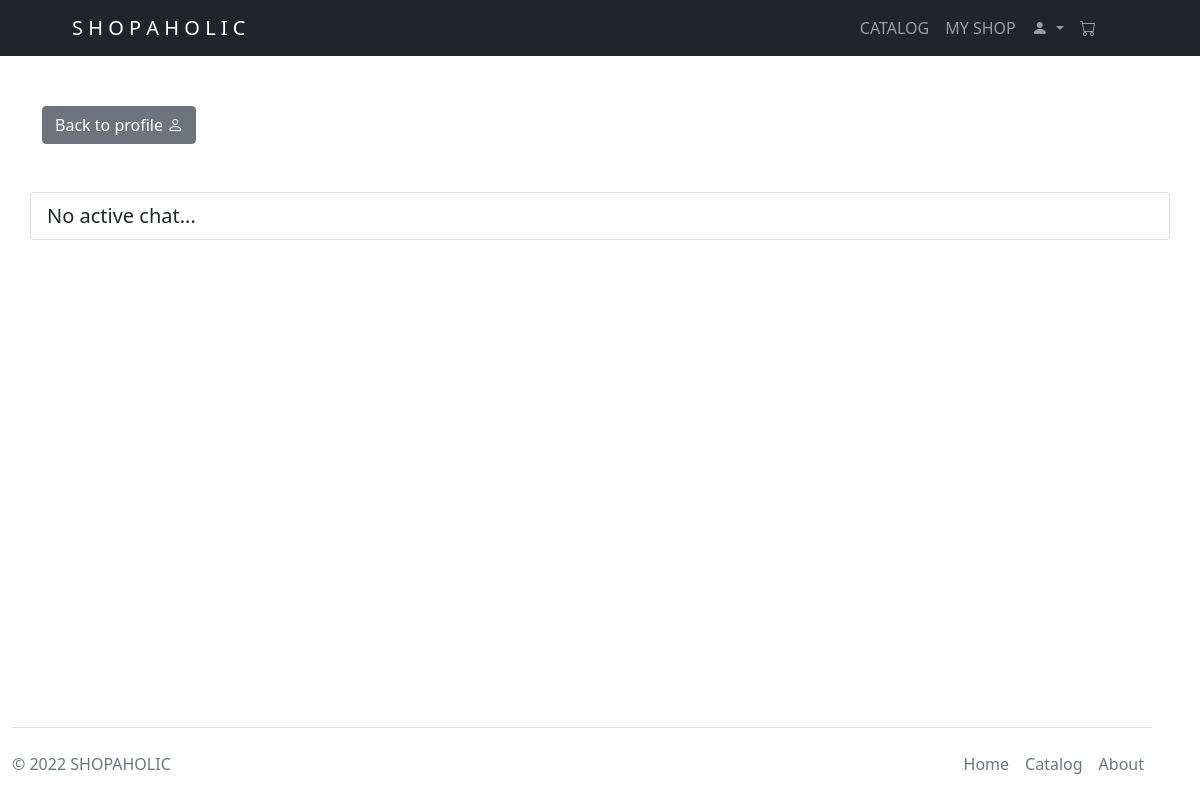
Page /profile/chats (signed in) on the earlier database version.
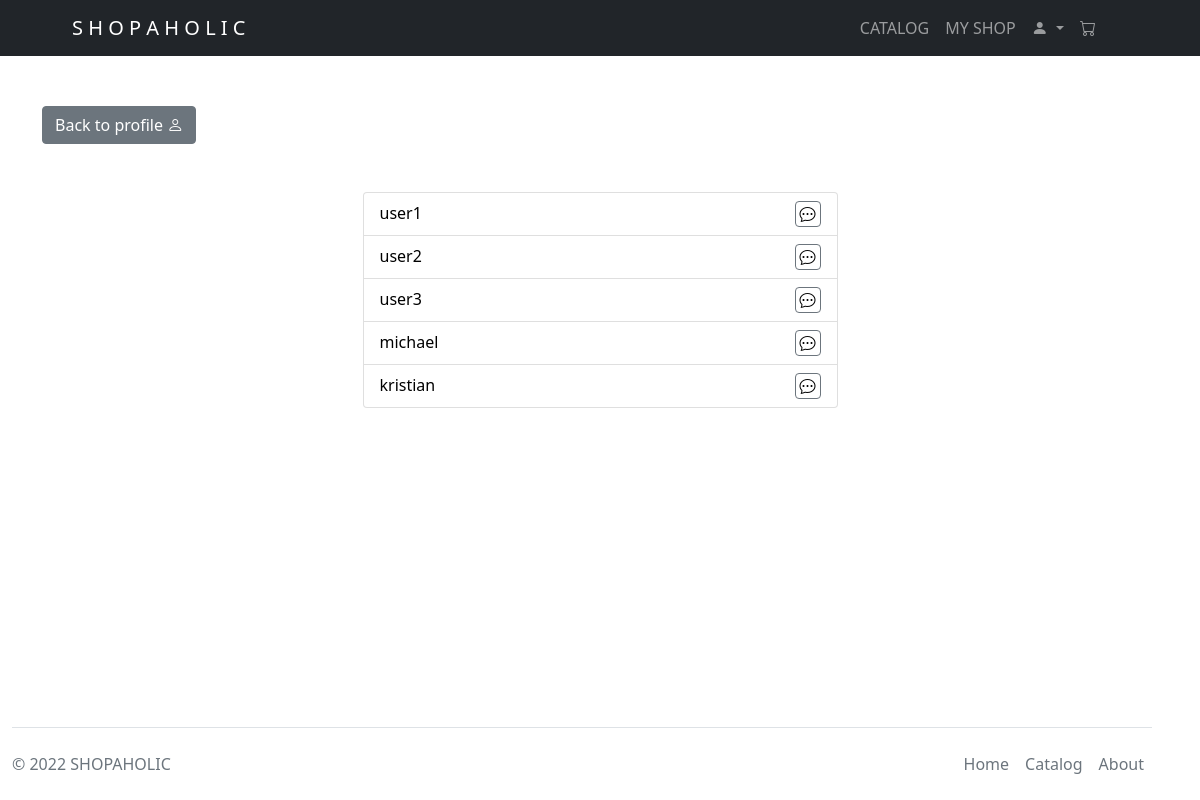
Same page on the later database version.
### sso/models.py (models this page shows)
class User(AbstractUser):
    TIER = [
        ("T4", "Banned User"),
        ("T3", "Standard User"),
        ("T2", "Member User"),
        ("T1", "Administrator")
    ]
    tier = models.CharField(max_length=2, choices=TIER, default="T3")
    def __str__(self):
        return self.username

### userprofile/views.py (the view)
# urls.py: path("chats", AllChat.as_view(), name="chats"),
@method_decorator([login_required(login_url=LOGIN_URL)], name="dispatch")
class AllChat(TemplateView):
    template_name = "profile/allchat.html"
    def get_context_data(self, **kwargs):
        context = super().get_context_data(**kwargs)
        context["chats"] = []
        for chat in Chat.objects.filter(Q(user1=self.request.user) |
                                        Q(user2=self.request.user)):
            context["chats"].append(chat.serialize(self.request.user))
        return context

### userprofile/models.py (called while the page is built)
    def serialize(self, user):
        return {
            "id": self.id,
            "username": (self.user1 if self.user2 == user else self.user2),
        }

### userprofile/templates/profile/allchat.html (shortened to what this page needs)
{% extends "layout/root.html" %}
{% load static %}
{% block body %}
    <link href="{% static 'userprofile/allchat.css' %}" rel="stylesheet">
    <div class="container chat-container">
        <a href="{% url 'userprofile:profile' username=request.user %}">
            <button class="btn btn-secondary">Back to profile <i class="bi bi-person"></i>
            </button>
            <br>
        </a>
        <ul class="list-group mt-5 row align-items-center d-flex align-items-center">
            {% for chat in chats %}
                <li class="list-group-item col-10 col-md-6 col-lg-5 position-relative d-flex justify-content-between">
                    <a href="{% url 'userprofile:chat' username=chat.username %}" >
                        {{ chat.username }}
                    </a>
                        <a href="{% url 'userprofile:chat' username=chat.username %}" class="btn btn-outline-secondary p-1"><i class="ms-auto bi bi-chat-dots"></i></a>
                </li>
            {% empty %}
                <li class="lead list-group-item">No active chat...</li>
            {% endfor %}
        </ul>
    </div>
{% endblock body %}

Differences in the rows shown:
now on this page (row edited): User: username "user1"
now on this page (row edited): User: username "user2"
now on this page (row edited): User: username "user3"
now on this page (row edited): User: username "michael"
now on this page (row unchanged): User: username "kristian"
Other differences:
text no longer shown: "No active chat..."
